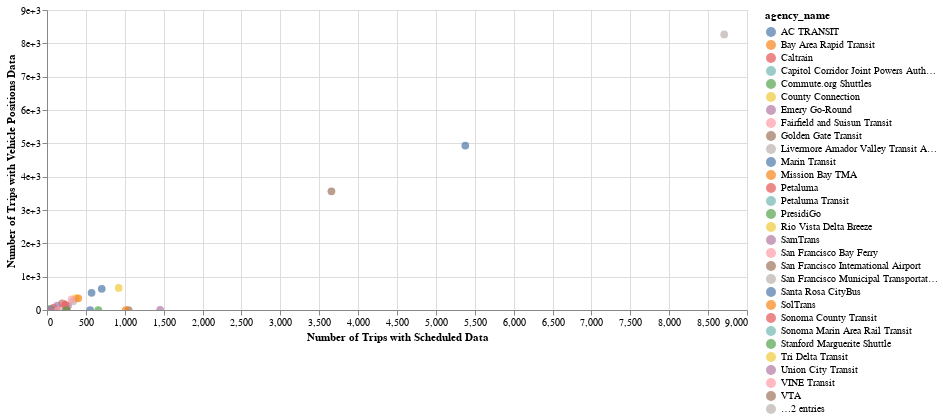

Notebook cell for this chart:
### Code cell
#trying using utils bar chart
display(HTML('<strong>Agency Average Scheduled & RT Vehicle Position Data</strong>'))
scatter = ((utils.bar_chart_over_time(d_avg,
                          x_col = 'num_sched', 
                          y_col = 'num_vp', 
                          color_col = 'agency_name', 
                          yaxis_format = '',
                          sort = 'x', 
                          title_txt = ''))
           .mark_circle(size=60)
           .interactive())
(utils.add_tooltip(scatter, 'agency_name', 'calitp_itp_id', 'avg')).properties(width=700)

### Figure 1 — Vega-Lite specification as saved in the notebook (floating-point values rounded to 4 significant figures)
{"config": {"view": {"continuousWidth": 400, "continuousHeight": 300}}, "data": {"name": "data-b6bc7ab80567e8929477dd6a9a0ea244"}, "mark": {"type": "circle", "size": 60}, "encoding": {"color": {"field": "agency_name", "type": "nominal"}, "tooltip": [{"field": "agency_name", "title": "Agency Name", "type": "nominal"}, {"field": "calitp_itp_id", "title": "Calitp Itp Id", "type": "quantitative"}, {"field": "calitp_itp_id", "title": "Calitp Itp Id", "type": "quantitative"}], "x": {"field": "num_sched", "sort": "x", "title": "Number of Trips with Scheduled Data", "type": "quantitative"}, "y": {"axis": {"format": ""}, "field": "num_vp", "title": "Number of Trips with Vehicle Positions Data", "type": "quantitative"}}, "selection": {"selector001": {"type": "interval", "bind": "scales", "encodings": ["x", "y"]}}, "width": 700, "$schema": "https://vega.github.io/schema/vega-lite/v4.17.0.json", "datasets": {"data-b6bc7ab80567e8929477dd6a9a0ea244": [{"agency_name": "Tri Delta Transit", "calitp_itp_id": 336, "num_sched": 369.0, "num_vp": 358.0, "avg": 0.9702}, {"agency_name": null, "calitp_itp_id": 61, "num_sched": null, "num_vp": null, "avg": null}, {"agency_name": "Stanford Marguerite Shuttle", "calitp_itp_id": 324, "num_sched": 660.0, "num_vp": 0.0, "avg": 0.0}, {"agency_name": "Sonoma County Transit", "calitp_itp_id": 70, "num_sched": 251.0, "num_vp": 0.0, "avg": 0.0}, {"agency_name": "Petaluma Transit", "calitp_itp_id": 247, "num_sched": 233.0, "num_vp": 0.0, "avg": 0.0}, {"agency_name": "San Francisco International Airport", "calitp_itp_id": 281, "num_sched": 1049.0, "num_vp": 0.0, "avg": 0.0}, {"agency_name": "SamTrans", "calitp_itp_id": 290, "num_sched": 1455.0, "num_vp": 3.0, "avg": 0.002062}, {"agency_name": "Union City Transit", "calitp_itp_id": 350, "num_sched": 270.0, "num_vp": 124.0, "avg": 0.4593}, {"agency_name": "Livermore Amador Valley Transit Authority", "calitp_itp_id": 167, "num_sched": 338.0, "num_vp": 262.0, "avg": 0.7751}, {"agency_name": "Mission Bay TMA", "calitp_itp_id": 201, "num_sched": 111.0, "num_vp": 0.0, "avg": 0.0}, {"agency_name": "County Connection", "calitp_itp_id": 61, "num_sched": 922.0, "num_vp": 662.0, "avg": 0.718}, {"agency_name": "WestCat (Western Contra Costa)", "calitp_itp_id": 368, "num_sched": 555.0, "num_vp": 0.0, "avg": 0.0}, {"agency_name": "Rio Vista Delta Breeze", "calitp_itp_id": 264, "num_sched": 8.0, "num_vp": 0.0, "avg": 0.0}, {"agency_name": "VTA", "calitp_itp_id": 294, "num_sched": 3657.0, "num_vp": 3560.0, "avg": 0.9735}, {"agency_name": "Capitol Corridor Joint Powers Authority", "calitp_itp_id": 56, "num_sched": 51.0, "num_vp": 0.0, "avg": 0.0}, {"agency_name": "Sonoma County Transit", "calitp_itp_id": 314, "num_sched": 251.0, "num_vp": 0.0, "avg": 0.0}, {"agency_name": "Sonoma Marin Area Rail Transit", "calitp_itp_id": 315, "num_sched": 26.0, "num_vp": 26.0, "avg": 1.0}, {"agency_name": "Vacaville City Coach", "calitp_itp_id": 356, "num_sched": 123.0, "num_vp": 0.0, "avg": 0.0}, {"agency_name": "Golden Gate Transit", "calitp_itp_id": 127, "num_sched": 196.0, "num_vp": 196.0, "avg": 1.0}, {"agency_name": "Marin Transit", "calitp_itp_id": 194, "num_sched": 704.0, "num_vp": 635.0, "avg": 0.902}, {"agency_name": "VINE Transit", "calitp_itp_id": 218, "num_sched": 216.0, "num_vp": 182.0, "avg": 0.8426}, {"agency_name": "Caltrain", "calitp_itp_id": 246, "num_sched": 88.0, "num_vp": 68.0, "avg": 0.7727}, {"agency_name": "Petaluma", "calitp_itp_id": 247, "num_sched": 233.0, "num_vp": 158.0, "avg": 0.6781}, {"agency_name": null, "calitp_itp_id": 290, "num_sched": null, "num_vp": null, "avg": null}, {"agency_name": "SolTrans", "calitp_itp_id": 310, "num_sched": 402.0, "num_vp": 349.0, "avg": 0.8682}, {"agency_name": "Santa Rosa CityBus", "calitp_itp_id": 301, "num_sched": 573.0, "num_vp": 515.0, "avg": 0.8988}, {"agency_name": "PresidiGo", "calitp_itp_id": 257, "num_sched": 45.0, "num_vp": 28.0, "avg": 0.6222}, {"agency_name": "Emery Go-Round", "calitp_itp_id": 106, "num_sched": 133.0, "num_vp": 133.0, "avg": 1.0}, {"agency_name": "Fairfield and Suisun Transit", "calitp_itp_id": 110, "num_sched": 317.0, "num_vp": 317.0, "avg": 1.0}, {"agency_name": "Commute.org Shuttles", "calitp_itp_id": 76, "num_sched": 250.0, "num_vp": 0.0, "avg": 0.0}, {"agency_name": "San Francisco Municipal Transportation Agency", "calitp_itp_id": 282, "num_sched": 8707.0, "num_vp": 8268.0, "avg": 0.9496}, {"agency_name": null, "calitp_itp_id": 279, "num_sched": null, "num_vp": null, "avg": null}, {"agency_name": "AC TRANSIT", "calitp_itp_id": 4, "num_sched": 5378.0, "num_vp": 4932.0, "avg": 0.9171}, {"agency_name": "SamTrans", "calitp_itp_id": 76, "num_sched": 47.0, "num_vp": 0.0, "avg": 0.0}, {"agency_name": null, "calitp_itp_id": 127, "num_sched": null, "num_vp": null, "avg": null}, {"agency_name": "Bay Area Rapid Transit", "calitp_itp_id": 279, "num_sched": 1012.0, "num_vp": 0.0, "avg": 0.0}, {"agency_name": "San Francisco Bay Ferry", "calitp_itp_id": 280, "num_sched": 141.0, "num_vp": 0.0, "avg": 0.0}, {"agency_name": "SamTrans", "calitp_itp_id": 199, "num_sched": 24.0, "num_vp": 0.0, "avg": 0.0}]}}
